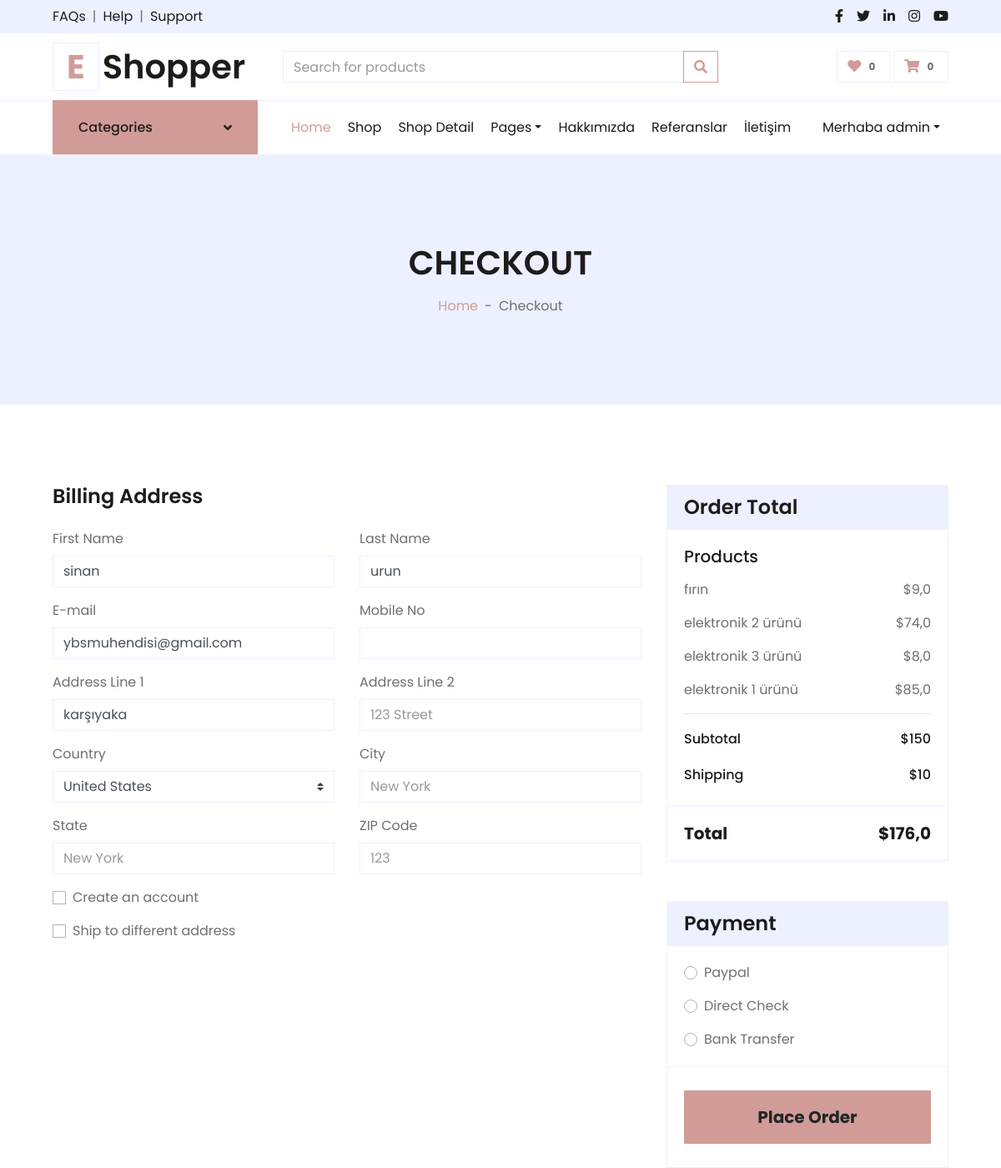
Page /order/orderproduct/ (signed in, upper part) on the earlier database version.
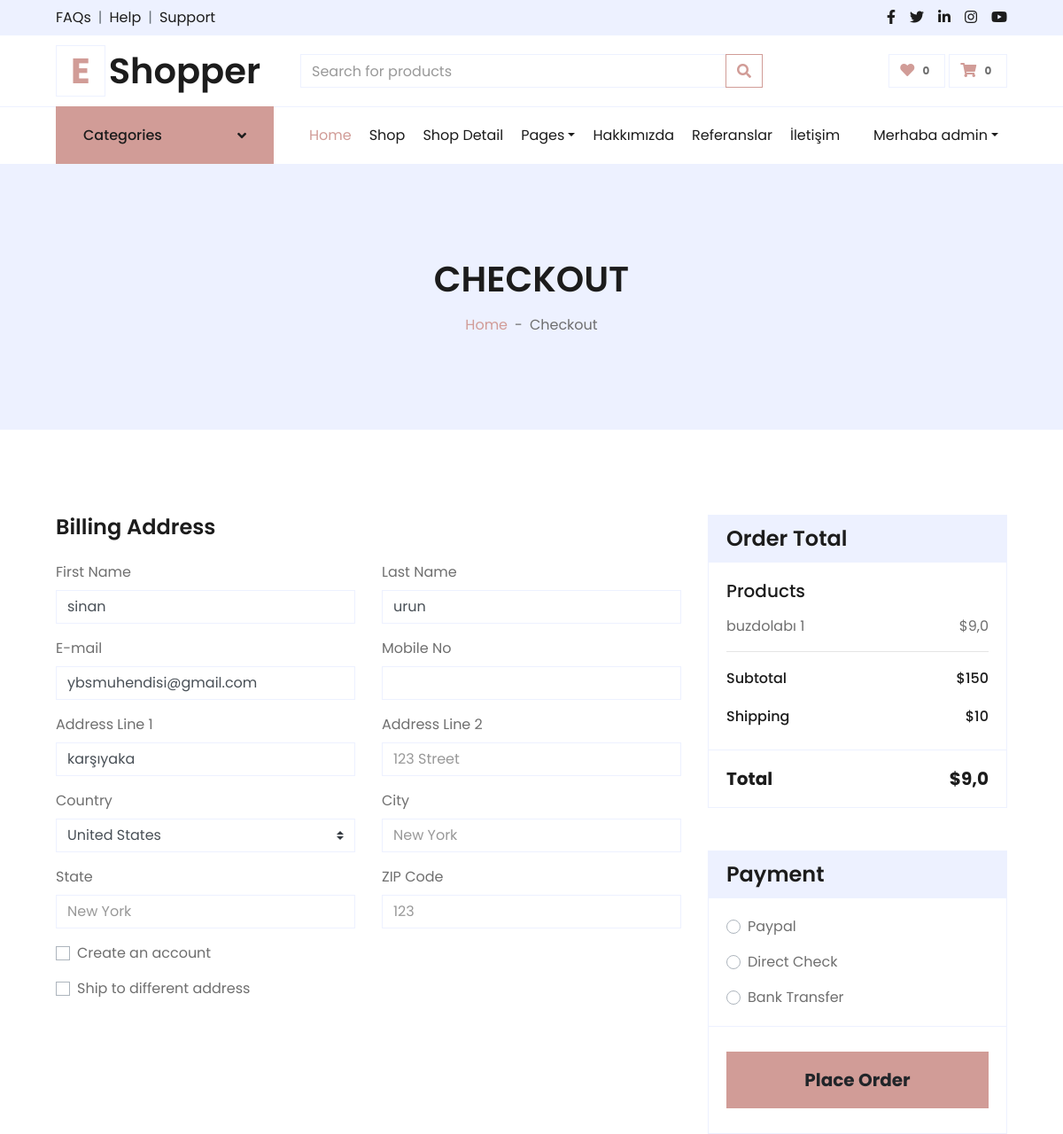
Same page on the later database version.
### order/models.py (models this page shows)
class ShopCart(models.Model):
    user = models.ForeignKey(User, on_delete=models.SET_NULL, null=True)
    product = models.ForeignKey(Product, on_delete=models.SET_NULL, null=True)
    quantity = models.IntegerField()
    def __str__(self):
        return self.product.title
    @property
    def price(self):
        return (self.product.price)
    @property
    def amount(self):
        return (self.quantity * self.product.price)

### product/models.py (models this page shows, shortened)
class Product(models.Model):
    STATUS = (
        ('True', 'Evet'),
        ('False', 'Hayir'),
    )
    category = models.ForeignKey(Category, on_delete=models.CASCADE)  # manytoonerelationwithCategory
    title = models.CharField(max_length=150)
    keywords = models.CharField(blank=True, max_length=255)
    description = models.TextField(blank=True, max_length=255)
    image = models.ImageField(blank=True, upload_to='images/', default="images/default.jpg")
    price = models.FloatField()
    amount = models.IntegerField(default=0)
    detail=RichTextUploadingField()
    status = models.CharField(max_length=10, choices=STATUS, default='False')
    create_at = models.DateTimeField(auto_now_add=True)
    update_at = models.DateTimeField(auto_now=True)
    slug = models.SlugField(null=False, unique=True)
    user = models.ForeignKey(User, on_delete=models.CASCADE)
    reviewsCount = models.IntegerField(default=0)
    def image_tag(self):
        return mark_safe('<img src="{}" height="50"/>'.format(self.image.url))
    image_tag.short_description = 'Image'

### order/views.py (the view, shortened to what this page needs)
# urls.py: path('orderproduct/', views.orderproduct, name='orderproduct'),
def orderproduct(request):
    current_user = request.user
    shopcart = ShopCart.objects.filter(user_id=current_user.id)
    total = 0
    for rs in shopcart:
        total += rs.price * rs.quantity
    user_instance = current_user
    profile = UserProfile.objects.get(user=user_instance)
    form = OrderForm()
    context = {'shopcart': shopcart,
               'total': total,
               'form': form,
               'profile': profile,
               }
    return render(request, 'order_form.html', context)

### order/forms.py
class OrderForm(ModelForm):
    class Meta:
        model = Order
        fields = ['first_name', 'last_name', 'address', 'phone', 'city', 'country']

### home/context_processors.py (called while the page is built)
def setting(request):
    setting = Setting.objects.get(pk=1)
    if setting:
        return {'setting': setting}

### product/context_processors.py (called while the page is built)
def category(request):
    category = Category.objects.all()
    if category:
        return {'category': category}

### order/templates/order_form.html (shortened to what the changed rows need)
{% extends 'homebase.html' %}
{% block body %}
    <div class="container-fluid bg-secondary mb-5">
        <div class="d-flex flex-column align-items-center justify-content-center" style="min-height: 300px">
            <h1 class="font-weight-semi-bold text-uppercase mb-3">Checkout</h1>
        </div>
    </div>
<form action="" method="post">
    <div class="container-fluid pt-5">
        <div class="row px-xl-5">
            <div class="col-lg-4">
                <div class="card border-secondary mb-5">
                    <div class="card-body">
                        {% for urun in shopcart %}
                        <div class="d-flex justify-content-between">
                            <p>{{  urun}}</p>
                            <p>${{  urun.amount }}</p>
                        </div>
                        {%  endfor %}
                    </div>
                    <div class="card-footer border-secondary bg-transparent">
                        <div class="d-flex justify-content-between mt-2">
                            <h5 class="font-weight-bold">Total</h5>
                            <h5 class="font-weight-bold">${{ total }}</h5>
                        </div>
                    </div>
                </div>
            </div>
        </div>
    </div>
</form>
{% endblock %}

Differences in the rows shown:
removed ShopCart: product.title "fırın", amount "9,0"
removed ShopCart: product.title "elektronik 2 ürünü", amount "74,0"
removed ShopCart: product.title "elektronik 3 ürünü", amount "8,0"
removed ShopCart: product.title "elektronik 1 ürünü", amount "85,0"
added ShopCart: product.title "buzdolabı 1", amount "9,0"
Other differences:
{{ total }}: "176,0" → "9,0"
